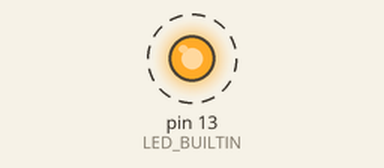
Recording of a sketch running on a simulated Arduino Uno, built with avr-gcc and run on an emulated ATmega328P. Parts: output pins drawn as LEDs (lit = HIGH). Dashed ring = blinking.

Above: at 1.0 s.
Timing chart, 0 to 5.8 s (numbered marks = the images above):
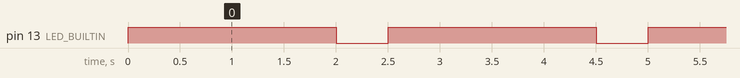

Measured:
- by itself, pin 13 (LED_BUILTIN): alternates HIGH for 2.0 s and LOW for 0.50 s

The sketch:

sketch_blinkArduino-light.ino
```cpp
//delay Time on uno board  -blinking light
int lightOnTime = 2000; //duration of the LED ON
int  lightOffTime = 500; //duration of the LED ON

void setup() {

  pinMode(LED_BUILTIN, OUTPUT);}


  void loop() {
  digitalWrite(LED_BUILTIN, HIGH);  // turn the LED on (HIGH is the voltage level)
  delay(lightOnTime);                      // wait for a second
  digitalWrite(LED_BUILTIN, LOW);   // turn the LED off by making the voltage LOW
  delay(lightOffTime);                      // wait for a second
}
```
